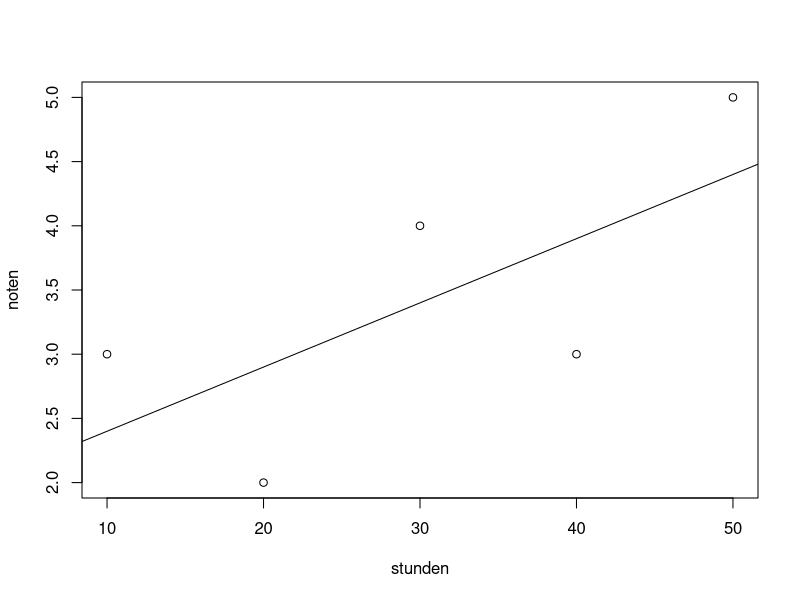

Generate this figure with R: (Note: this script raises an error after producing the figure.)
## ---- chunk 1
# Erstellen Sie ein Beispieldatensatz
stunden <- c(10, 20, 30, 40, 50)
noten <- c(3, 2, 4, 3, 5)
## ---- chunk 2
modell <- lm(noten ~ stunden)
summary(modell) # Anzeigen der Modellparameter
## ---- chunk 3
plot(stunden, noten)
abline(modell)
## ---- chunk 4
data <- read.csv("data/linear_regression_example.csv")
# Perform multiple linear regression with interaction term
model = lm(y ~ x1 + x2 + x3, 
           data = data)
## ---- chunk 5
summary(model)
## ---- chunk 6
knitr::include_graphics("figures/lineare_regression/Bilder/interaction_plot.png")
